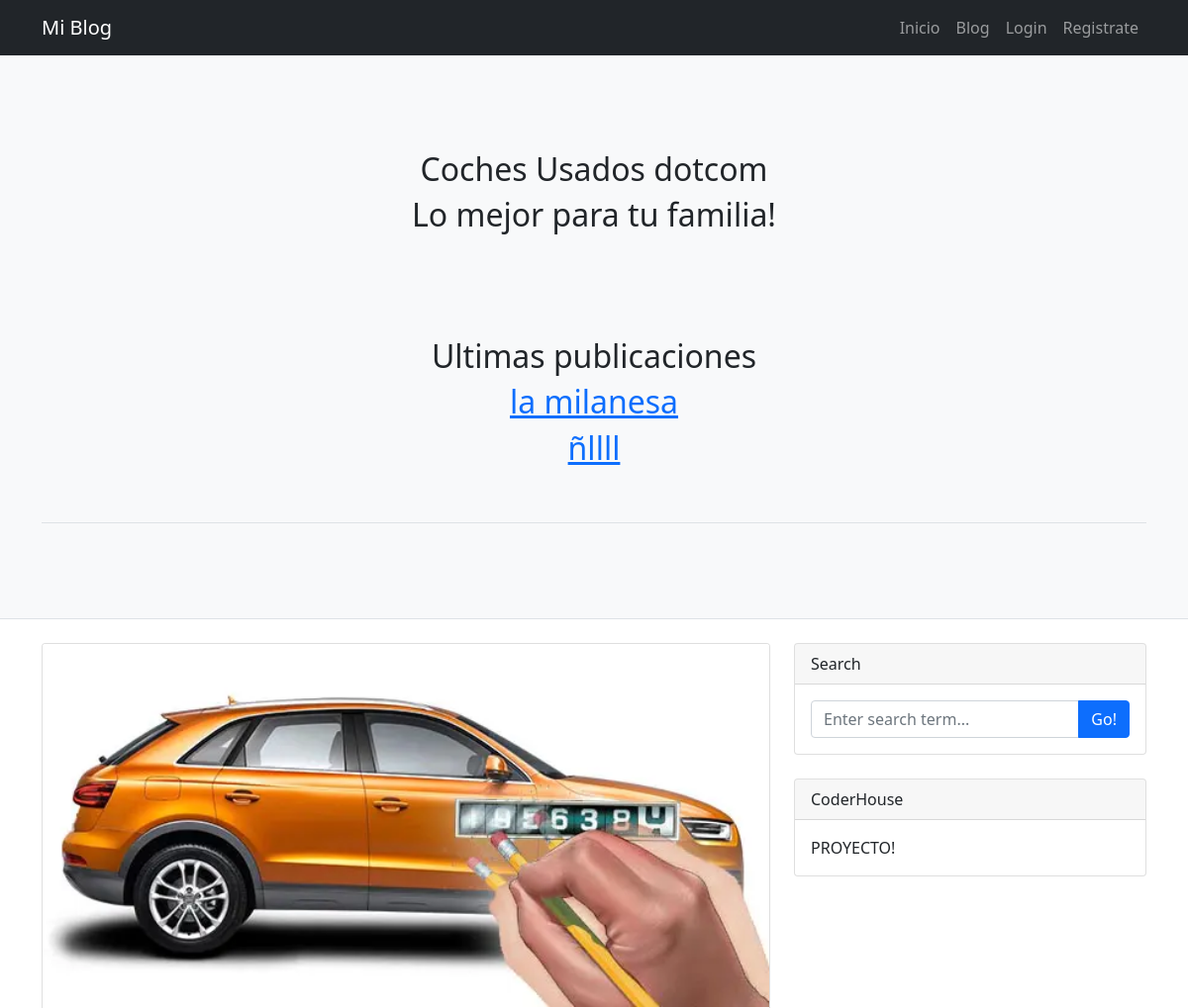
/ (upper part), run on an earlier commit of the app's database.
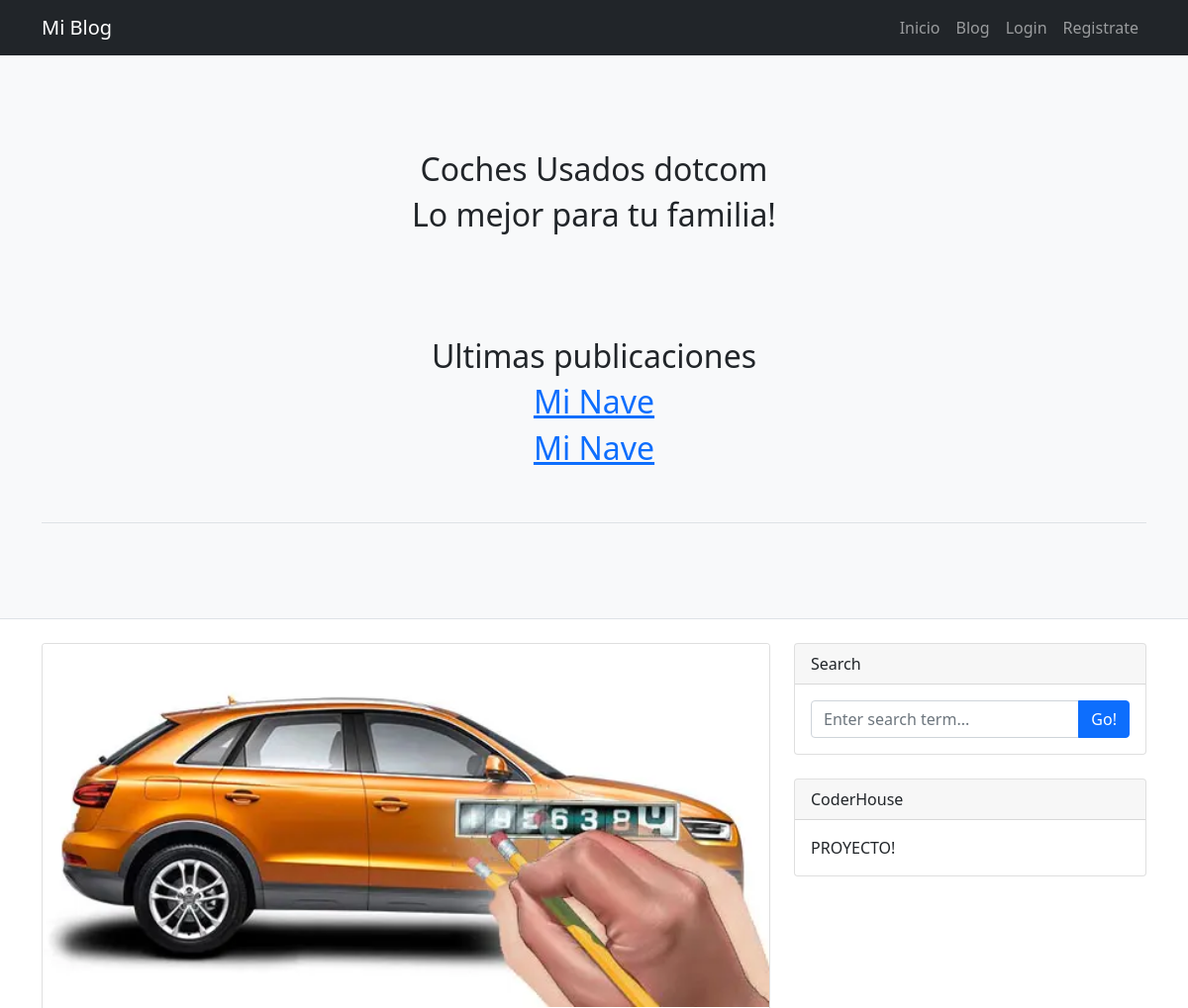
And on a later commit of the database.
### App1/models.py (models this page shows, shortened)
class Post(models.Model):
    author = models.ForeignKey(settings.AUTH_USER_MODEL, on_delete=models.CASCADE)
    title = models.CharField(max_length=255)
    post_body = models.TextField()
    created_date = models.DateField(default=timezone.now)
    published_date = models.DateTimeField(blank=True, null=True)
    image_up = models.ImageField(upload_to='images/',blank=True, null=True)

### App1/views.py (the view)
# urls.py: path('', index, name='index'),
def index(request):
    posts = Post.objects.filter(published_date__lte=timezone.now()).order_by('-published_date')
    return render(request, 'index.html', {'posts':posts})

### App1/templates/index.html (shortened to what this page needs)
{% extends 'main.html' %}
{% load static %}
{% block titulo_principal %}
<div class="mainText">
    <h2>Coches Usados dotcom</h2>
</div>
{% endblock %}
{% block sub_titulo_principal %}
<div class="mainText">
    <h2>Lo mejor para tu familia!</h2>
</div>
<header class="py-5 bg-light border-bottom mb-4">
    <div class="container">
<div class="post">
    <div class="title">
        <h2>Ultimas publicaciones</h2>
    </div>
    {% for post in posts %}
    <div class="postElements">
        <h2><a href="{% url 'post_detail' pk=post.pk %}">{{ post.title }}</a></h2>
    </div>
    {% empty %}
    <h2>No hay publicaciones</h2>
    {% endfor %}
</div>
</div>
</div>
</header>
{% endblock %}

What changed in the data, as far as the page shows it:
removed Post: title "la milanesa"
removed Post: title "ñllll"
added Post: title "Mi Nave"
added Post: title "Mi Nave"
